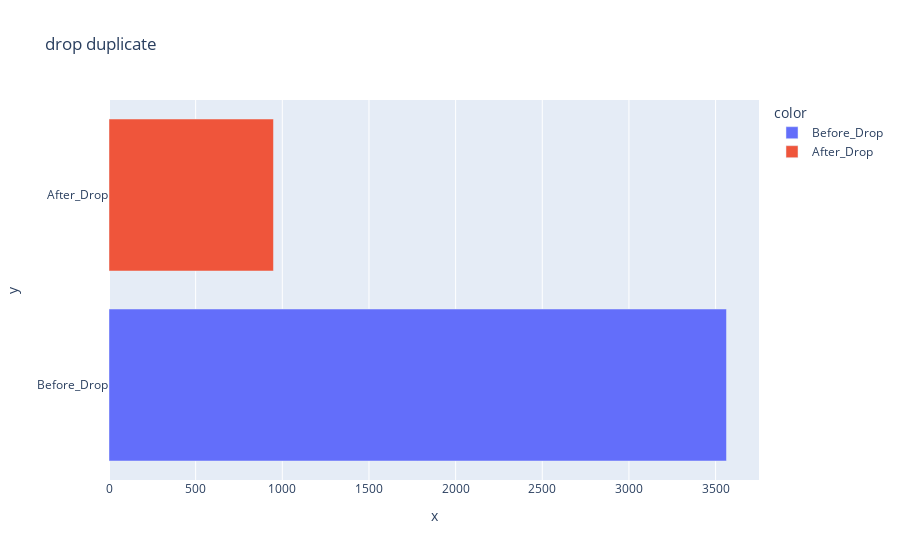

Write notebook code for a chart like this one.
### Code cell
#drop duplicate songs
before = len(combined_df)
combined_df = combined_df.drop_duplicates(subset = 'track_name')
after = len(combined_df)
data  = [before, after]
col  = ['Before_Drop', 'After_Drop']
fig = px.bar(x= data,y = col, title = 'drop duplicate', color = col)
fig.show()

### Figure 1 — Plotly figure (JSON) as saved in the notebook; plotly's stock layout.template omitted (floating-point values rounded to 4 significant figures)
{"data": [{"alignmentgroup": "True", "hovertemplate": "color=Before_Drop<br>x=%{x}<br>y=%{y}<extra></extra>", "legendgroup": "Before_Drop", "marker": {"color": "#636efa", "pattern": {"shape": ""}}, "name": "Before_Drop", "offsetgroup": "Before_Drop", "orientation": "h", "showlegend": true, "textposition": "auto", "type": "bar", "x": [3563], "xaxis": "x", "y": ["Before_Drop"], "yaxis": "y"}, {"alignmentgroup": "True", "hovertemplate": "color=After_Drop<br>x=%{x}<br>y=%{y}<extra></extra>", "legendgroup": "After_Drop", "marker": {"color": "#EF553B", "pattern": {"shape": ""}}, "name": "After_Drop", "offsetgroup": "After_Drop", "orientation": "h", "showlegend": true, "textposition": "auto", "type": "bar", "x": [949], "xaxis": "x", "y": ["After_Drop"], "yaxis": "y"}], "layout": {"barmode": "relative", "legend": {"title": {"text": "color"}, "tracegroupgap": 0}, "title": {"text": "drop duplicate"}, "xaxis": {"anchor": "y", "domain": [0, 1], "title": {"text": "x"}}, "yaxis": {"anchor": "x", "domain": [0, 1], "title": {"text": "y"}}}}
